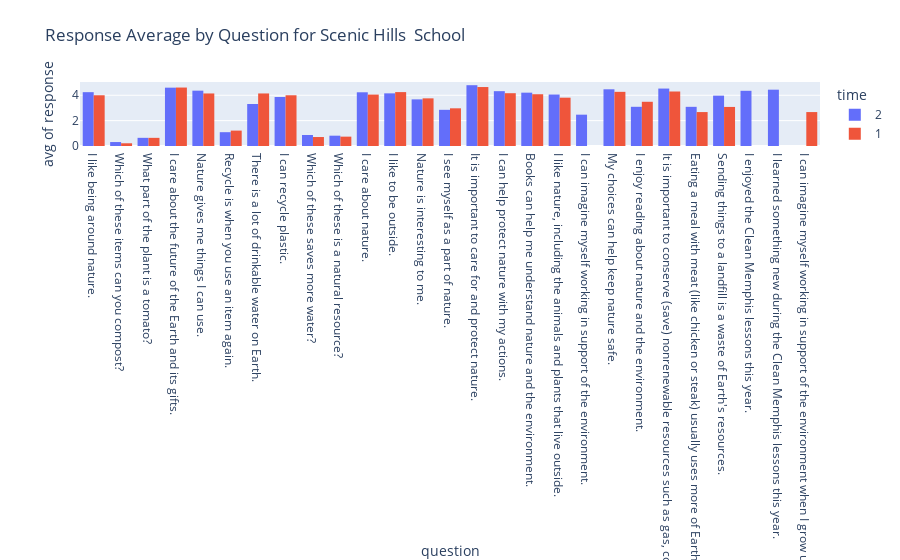

Here is the notebook cell this chart was saved with:
### Markdown cell above
## A Graph of Response Average by Question for Sea Isle School

### Code cell
#Scenic Hills
scenicHills_df = df[df["school"] == "Scenic Hills"].copy()
px.histogram(scenicHills_df, x="question", y='response', color="time", barmode="group", histfunc = "avg",
                   title="Response Average by Question for Scenic Hills  School")

### Figure 1 — Plotly figure (JSON) as saved in the notebook; plotly's stock layout.template omitted (floating-point values rounded to 4 significant figures; data arrays with more than 128 entries replaced by an {"elided": "..."} marker saying what was removed)
{"data": [{"alignmentgroup": "True", "bingroup": "x", "histfunc": "avg", "hovertemplate": "time=2<br>question=%{x}<br>avg of response=%{y}<extra></extra>", "legendgroup": "2", "marker": {"color": "#636efa", "pattern": {"shape": ""}}, "name": "2", "offsetgroup": "2", "orientation": "v", "showlegend": true, "type": "histogram", "x": {"elided": "988 str values"}, "xaxis": "x", "y": {"elided": "988 float values"}, "yaxis": "y"}, {"alignmentgroup": "True", "bingroup": "x", "histfunc": "avg", "hovertemplate": "time=1<br>question=%{x}<br>avg of response=%{y}<extra></extra>", "legendgroup": "1", "marker": {"color": "#EF553B", "pattern": {"shape": ""}}, "name": "1", "offsetgroup": "1", "orientation": "v", "showlegend": true, "type": "histogram", "x": {"elided": "932 str values"}, "xaxis": "x", "y": {"elided": "932 float values"}, "yaxis": "y"}], "layout": {"barmode": "group", "legend": {"title": {"text": "time"}, "tracegroupgap": 0}, "title": {"text": "Response Average by Question for Scenic Hills  School"}, "xaxis": {"anchor": "y", "domain": [0, 1], "title": {"text": "question"}}, "yaxis": {"anchor": "x", "domain": [0, 1], "title": {"text": "avg of response"}}}}
